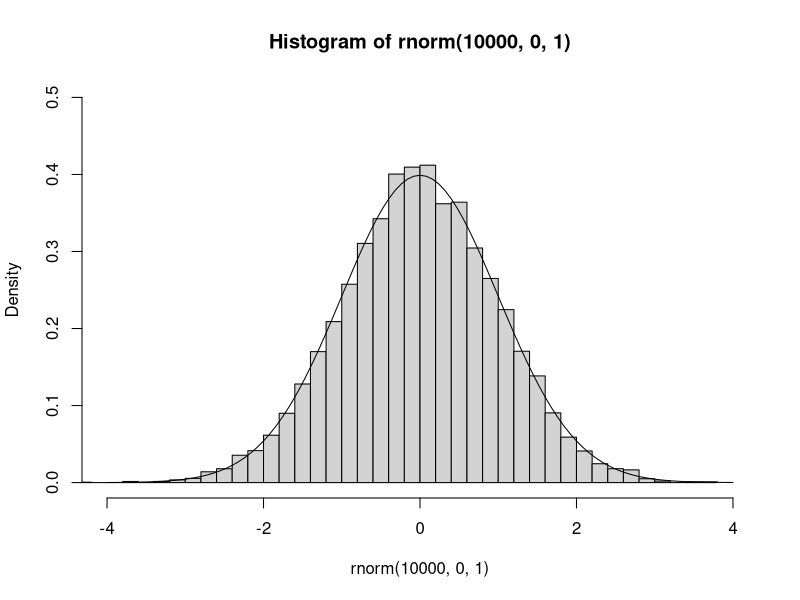
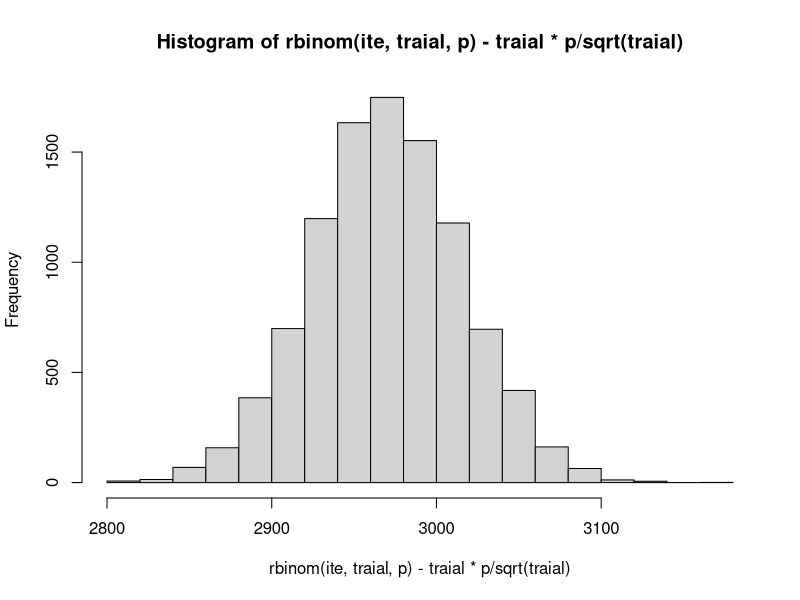
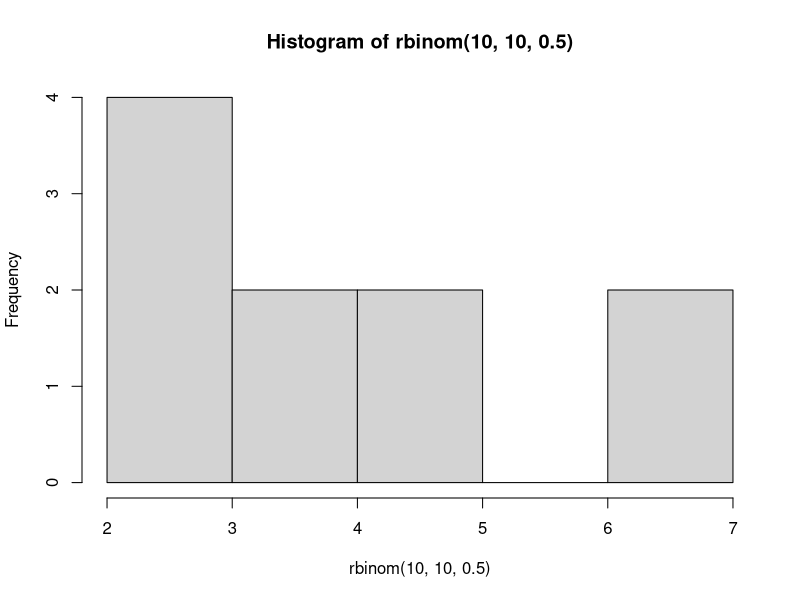
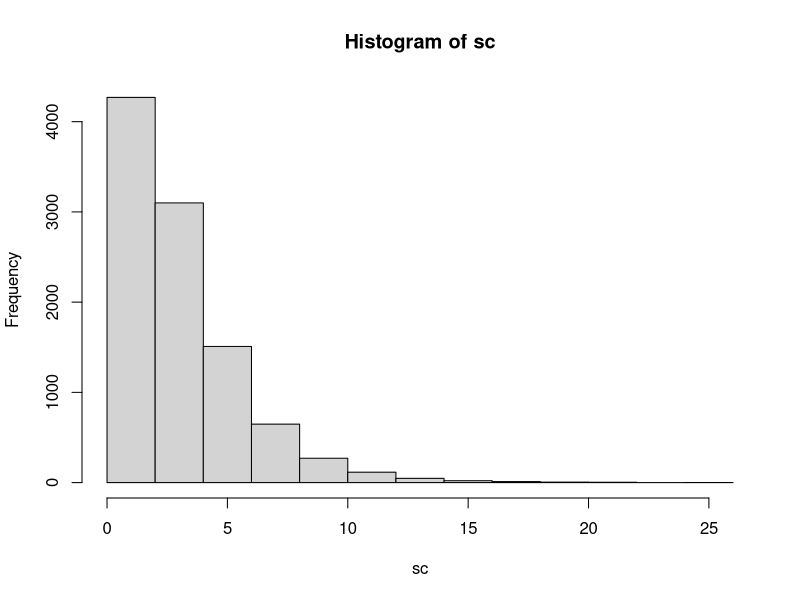

Source code (R) for these figures, in order:
pnorm(2,0,1)
pnorm(3,0,1)
pnorm(-2,0,1)
?distribution
qnorm(0.95, 0,1)
pnorm(1.64,0,1)
pnorm(2,0,1)
hist(
  rnorm(10000, 0, 1),
  breaks = 'scott',
  freq = F,
  xlim = c(-4,4),
  ylim = c(0, 0.5)
)
curve(dnorm(x), add = T)
rnorm(10)

rbinom(10, 10, 1/6)
ite <- 10000
traial <- 10000
p <- 0.3
hist(rbinom(ite, traial, p)-traial*p/sqrt(traial))

hist(rbinom(10, 10, 0.5))


#chi square
sc <- numeric(ite)
for(i in 1:ite){
  x <- runif(500)
  y <- ifelse(x<0.4,1,ifelse(x<0.7,2, ifelse(x<0.9,3,4)))
  z1 <- table(y)
  z2 <- c(40, 30, 20, 10)* 5
  z3 <- (z1-z2)^2 /z2
 sc[i]<- sum(z3)
}
hist(sc)
